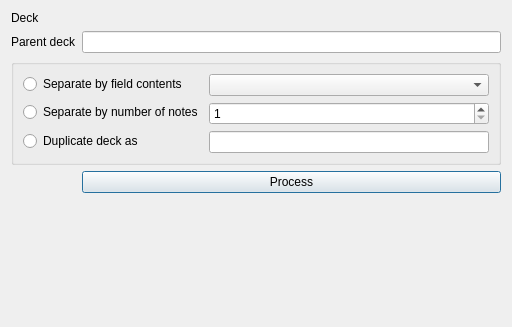
<?xml version="1.0" encoding="UTF-8"?>
<ui version="4.0">
 <class>Dialog</class>
 <widget class="QDialog" name="Dialog">
  <property name="geometry">
   <rect>
    <x>0</x>
    <y>0</y>
    <width>512</width>
    <height>327</height>
   </rect>
  </property>
  <property name="windowTitle">
   <string>Dialog</string>
  </property>
  <layout class="QFormLayout" name="formLayout_2">
   <item row="0" column="0">
    <widget class="QLabel" name="label_2">
     <property name="text">
      <string>Deck</string>
     </property>
    </widget>
   </item>
   <item row="0" column="1">
    <widget class="QWidget" name="deckChooser" native="true"/>
   </item>
   <item row="1" column="0">
    <widget class="QLabel" name="label">
     <property name="text">
      <string>Parent deck</string>
     </property>
    </widget>
   </item>
   <item row="1" column="1">
    <widget class="QLineEdit" name="parentDeckLineEdit"/>
   </item>
   <item row="2" column="0" colspan="2">
    <widget class="QGroupBox" name="groupBox">
     <property name="title">
      <string/>
     </property>
     <layout class="QFormLayout" name="formLayout">
      <item row="0" column="0">
       <widget class="QRadioButton" name="separatorFieldRadioButton">
        <property name="text">
         <string>Separate by field contents</string>
        </property>
       </widget>
      </item>
      <item row="0" column="1">
       <widget class="QComboBox" name="separatorFieldComboBox"/>
      </item>
      <item row="1" column="0">
       <widget class="QRadioButton" name="numberOfCardsRadioButton">
        <property name="text">
         <string>Separate by number of notes</string>
        </property>
       </widget>
      </item>
      <item row="1" column="1">
       <widget class="QSpinBox" name="numberOfCardsSpinBox">
        <property name="minimum">
         <number>1</number>
        </property>
        <property name="maximum">
         <number>1000000</number>
        </property>
       </widget>
      </item>
      <item row="2" column="0">
       <widget class="QRadioButton" name="duplicateDeckRadioButton">
        <property name="text">
         <string>Duplicate deck as</string>
        </property>
       </widget>
      </item>
      <item row="2" column="1">
       <widget class="QLineEdit" name="duplicateDeckNameLineEdit"/>
      </item>
     </layout>
    </widget>
   </item>
   <item row="3" column="1">
    <widget class="QPushButton" name="processButton">
     <property name="text">
      <string>Process</string>
     </property>
    </widget>
   </item>
  </layout>
 </widget>
 <tabstops>
  <tabstop>processButton</tabstop>
 </tabstops>
 <resources/>
 <connections/>
</ui>
